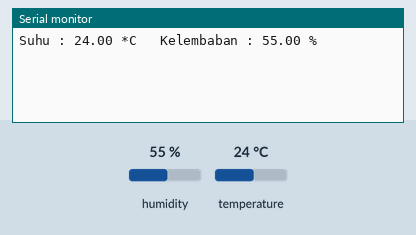
Simulated run of this sketch. Board: ESP32. Shown: the last lines printed to the serial monitor. The inputs (shaded band) are chosen by the test bench; at power-on: humidity 55 %, temperature 24 °C. WiFi joins after 1.5 s; servers stay silent unless stated.

Above: at 3.0 s.
3.1 s: humidity set to 22 %
At 7.5 s:
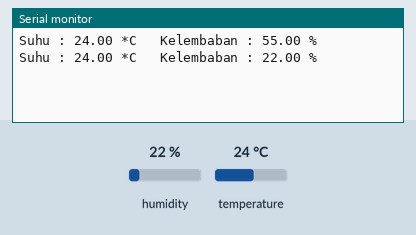
9.1 s: temperature set to 12 °C
At 13.4 s:
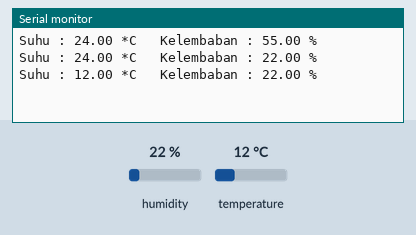
15.1 s: humidity set to 40 %
At 18.1 s:
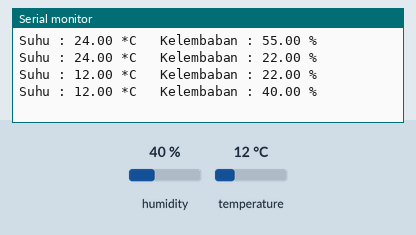
Timing chart, 0 to 19.6 s (numbered marks = the images above; inputs shaded):
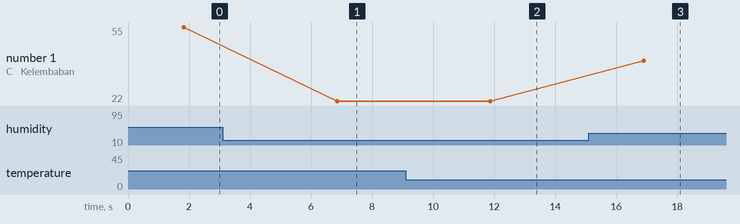

The sketch:

DHT11_Blynk.ino
```cpp
#define BLYNK_PRINT Serial
#include <WiFi.h>
#include <WiFiClient.h>
#include <BlynkSimpleEsp32.h>
#include <DHT.h>

char auth[] = "Vk_qI-LUS1ZLWJq_qK3ld7-zr7oMQ7kT";
char ssid[] = "66";
char password[] = "11111111";

#define DHTPIN 2
#define DHTTYPE DHT11
DHT dht(DHTPIN, DHTTYPE);
BlynkTimer timer;

void sendSensor(){
  float suhu = dht.readTemperature();
  float kelembaban = dht.readHumidity();
  if(isnan(suhu)||isnan(kelembaban)){
    Serial.println("Gagal membaca Sensor !");
    return;
  }
  Blynk.virtualWrite(V5,suhu);
  Blynk.virtualWrite(V6,kelembaban);
}
void setup() {
  Serial.begin(9600);
  Blynk.begin(auth,ssid,password);
  dht.begin();
  timer.setInterval(1000L,sendSensor);
}

void loop() {
  Blynk.run();
  timer.run();

  float suhu = dht.readTemperature();
  float kelembaban = dht.readHumidity();

  Serial.print("Suhu : ");
  Serial.print(suhu);
  Serial.print(" *C   ");
  Serial.print("Kelembaban : ");
  Serial.print(kelembaban);
  Serial.println(" %");
  delay(5000);
}
```

Measured:
- after the input at 3.1 s, the serial monitor: prints a new line after 3.8 s (image 1)
- after the input at 9.1 s, the serial monitor: prints a new line after 2.8 s (image 2)
- after the input at 15.1 s, the serial monitor: prints a new line after 1.8 s (image 3)
- plotted number 1: 55 → 22 after the input at 3.1 s, 22 → 40 after the input at 15.1 s
